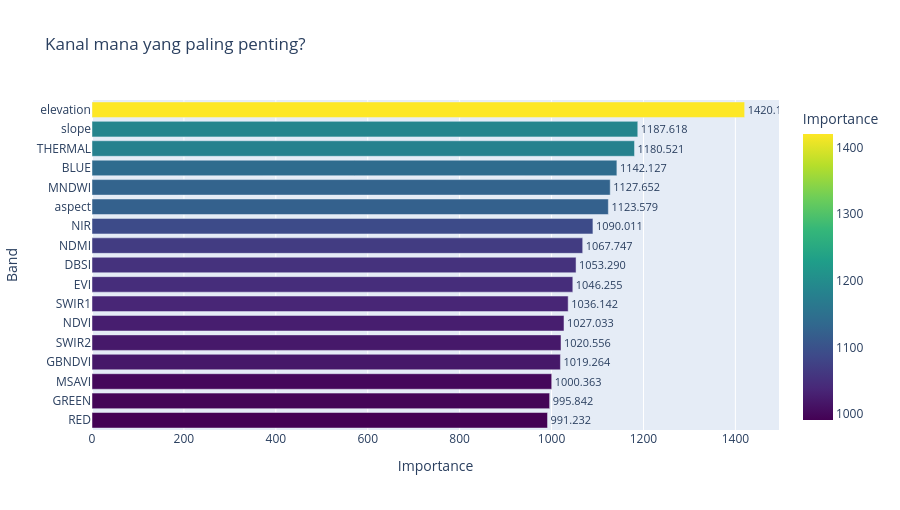

Here is the notebook cell this chart was saved with:
### Markdown cell above
Overall Accuracy: 0.4561 (45.61%)
Kappa Coefficient: 0.3600

### Code cell
#visualize the feature importance
import plotly.express as px
importance = clf.get_feature_importance(model_raw, training_data=train, class_property='ID_epistem')
fig = px.bar(
                importance,
                x='Importance',
                y='Band',
                orientation='h',
                title='Kanal mana yang paling penting?',
                color='Importance',
                color_continuous_scale='Viridis',
                text='Importance'
            )
            
fig.update_traces(texttemplate='%{text:.3f}', textposition='outside')
fig.update_layout(
                yaxis={'categoryorder': 'total ascending'},
                height=max(400, len(importance) * 30),
                showlegend=False
            )
            
fig

### Figure 1 — Plotly figure (JSON) as saved in the notebook; plotly's stock layout.template omitted (floating-point values rounded to 4 significant figures)
{"data": [{"hovertemplate": "Importance=%{marker.color}<br>Band=%{y}<extra></extra>", "legendgroup": "", "marker": {"color": [1420.0, 1188.0, 1181.0, 1142.0, 1128.0, 1124.0, 1090.0, 1068.0, 1053.0, 1046.0, 1036.0, 1027.0, 1021.0, 1019.0, 1000.0, 995.8, 991.2], "coloraxis": "coloraxis", "pattern": {"shape": ""}}, "name": "", "orientation": "h", "showlegend": false, "text": [1420.0, 1188.0, 1181.0, 1142.0, 1128.0, 1124.0, 1090.0, 1068.0, 1053.0, 1046.0, 1036.0, 1027.0, 1021.0, 1019.0, 1000.0, 995.8, 991.2], "textposition": "outside", "texttemplate": "%{text:.3f}", "type": "bar", "x": [1420.0, 1188.0, 1181.0, 1142.0, 1128.0, 1124.0, 1090.0, 1068.0, 1053.0, 1046.0, 1036.0, 1027.0, 1021.0, 1019.0, 1000.0, 995.8, 991.2], "xaxis": "x", "y": ["elevation", "slope", "THERMAL", "BLUE", "MNDWI", "aspect", "NIR", "NDMI", "DBSI", "EVI", "SWIR1", "NDVI", "SWIR2", "GBNDVI", "MSAVI", "GREEN", "RED"], "yaxis": "y"}], "layout": {"barmode": "relative", "coloraxis": {"colorbar": {"title": {"text": "Importance"}}, "colorscale": [[0, "#440154"], [0.1111, "#482878"], [0.2222, "#3e4989"], [0.3333, "#31688e"], [0.4444, "#26828e"], [0.5556, "#1f9e89"], [0.6667, "#35b779"], [0.7778, "#6ece58"], [0.8889, "#b5de2b"], [1, "#fde725"]]}, "height": 510, "legend": {"tracegroupgap": 0}, "showlegend": false, "title": {"text": "Kanal mana yang paling penting?"}, "xaxis": {"anchor": "y", "domain": [0, 1], "title": {"text": "Importance"}}, "yaxis": {"anchor": "x", "categoryorder": "total ascending", "domain": [0, 1], "title": {"text": "Band"}}}}
